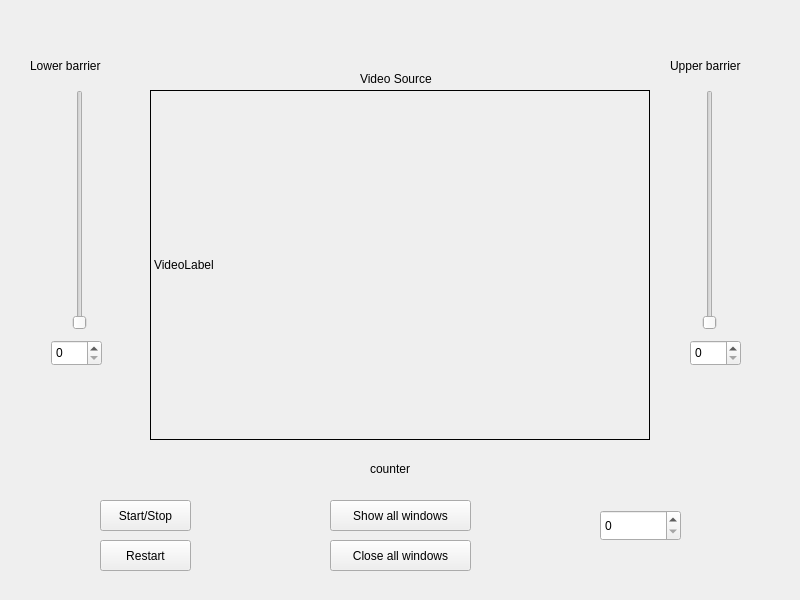
<?xml version="1.0" encoding="UTF-8"?>
<ui version="4.0">
 <class>MainWindow</class>
 <widget class="QMainWindow" name="MainWindow">
  <property name="geometry">
   <rect>
    <x>0</x>
    <y>0</y>
    <width>800</width>
    <height>600</height>
   </rect>
  </property>
  <property name="windowTitle">
   <string>MainWindow</string>
  </property>
  <widget class="QWidget" name="centralwidget">
   <widget class="QLabel" name="video_source">
    <property name="geometry">
     <rect>
      <x>150</x>
      <y>90</y>
      <width>500</width>
      <height>350</height>
     </rect>
    </property>
    <property name="maximumSize">
     <size>
      <width>999</width>
      <height>999</height>
     </size>
    </property>
    <property name="frameShape">
     <enum>QFrame::Box</enum>
    </property>
    <property name="text">
     <string>VideoLabel</string>
    </property>
   </widget>
   <widget class="QLabel" name="title">
    <property name="geometry">
     <rect>
      <x>360</x>
      <y>70</y>
      <width>100</width>
      <height>17</height>
     </rect>
    </property>
    <property name="text">
     <string>Video Source</string>
    </property>
   </widget>
   <widget class="QSlider" name="sliderBarrera1">
    <property name="geometry">
     <rect>
      <x>70</x>
      <y>90</y>
      <width>20</width>
      <height>240</height>
     </rect>
    </property>
    <property name="orientation">
     <enum>Qt::Vertical</enum>
    </property>
   </widget>
   <widget class="QSlider" name="sliderBarrera2">
    <property name="geometry">
     <rect>
      <x>700</x>
      <y>90</y>
      <width>20</width>
      <height>240</height>
     </rect>
    </property>
    <property name="orientation">
     <enum>Qt::Vertical</enum>
    </property>
   </widget>
   <widget class="QSpinBox" name="spinBarrera1">
    <property name="geometry">
     <rect>
      <x>51</x>
      <y>340</y>
      <width>51</width>
      <height>26</height>
     </rect>
    </property>
   </widget>
   <widget class="QSpinBox" name="spinBarrera2">
    <property name="geometry">
     <rect>
      <x>690</x>
      <y>340</y>
      <width>51</width>
      <height>26</height>
     </rect>
    </property>
   </widget>
   <widget class="QLabel" name="counter">
    <property name="geometry">
     <rect>
      <x>370</x>
      <y>460</y>
      <width>101</width>
      <height>17</height>
     </rect>
    </property>
    <property name="text">
     <string>counter</string>
    </property>
   </widget>
   <widget class="QLabel" name="titleBarrera1">
    <property name="geometry">
     <rect>
      <x>30</x>
      <y>50</y>
      <width>111</width>
      <height>31</height>
     </rect>
    </property>
    <property name="text">
     <string>Lower barrier</string>
    </property>
   </widget>
   <widget class="QLabel" name="titleBarrera2">
    <property name="geometry">
     <rect>
      <x>670</x>
      <y>50</y>
      <width>121</width>
      <height>31</height>
     </rect>
    </property>
    <property name="text">
     <string>Upper barrier</string>
    </property>
   </widget>
   <widget class="QPushButton" name="buttonPause">
    <property name="geometry">
     <rect>
      <x>100</x>
      <y>500</y>
      <width>91</width>
      <height>31</height>
     </rect>
    </property>
    <property name="text">
     <string>Start/Stop</string>
    </property>
   </widget>
   <widget class="QPushButton" name="buttonDebug">
    <property name="geometry">
     <rect>
      <x>330</x>
      <y>500</y>
      <width>141</width>
      <height>31</height>
     </rect>
    </property>
    <property name="text">
     <string>Show all windows</string>
    </property>
   </widget>
   <widget class="QSpinBox" name="spinSpeed">
    <property name="geometry">
     <rect>
      <x>600</x>
      <y>510</y>
      <width>81</width>
      <height>31</height>
     </rect>
    </property>
   </widget>
   <widget class="QPushButton" name="buttonRestart">
    <property name="geometry">
     <rect>
      <x>100</x>
      <y>540</y>
      <width>91</width>
      <height>31</height>
     </rect>
    </property>
    <property name="text">
     <string>Restart</string>
    </property>
   </widget>
   <widget class="QPushButton" name="buttonCloseDebug">
    <property name="geometry">
     <rect>
      <x>330</x>
      <y>540</y>
      <width>141</width>
      <height>31</height>
     </rect>
    </property>
    <property name="text">
     <string>Close all windows</string>
    </property>
   </widget>
  </widget>
 </widget>
 <resources/>
 <connections/>
</ui>
